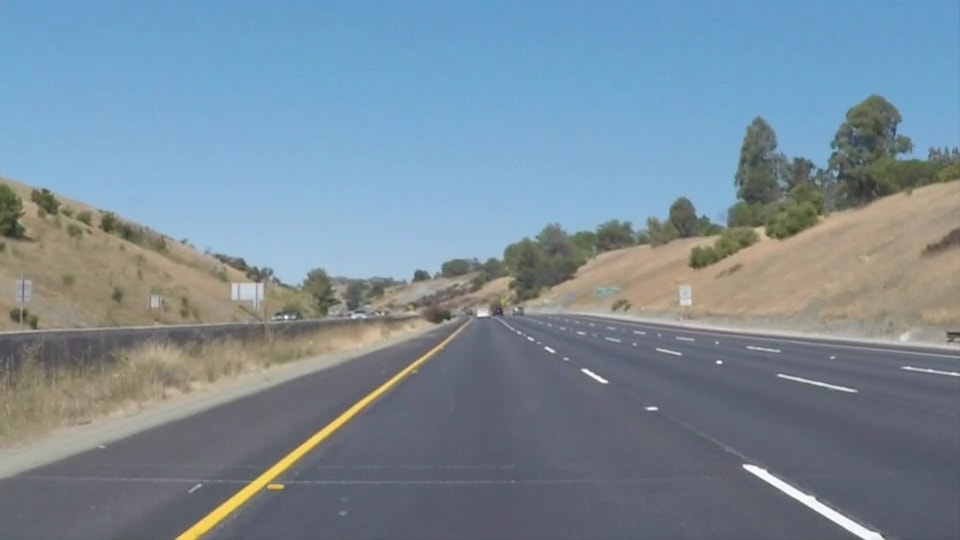
#> input picture test_images/whiteCarLaneSwitch.jpg, 960 x 540 px; its folder holds 6 pictures in this run
$ jupyter execute DetectCars.ipynb   (shell and % lines are left out)   (Python 2 division)
#> lines starting #> are read from the running program, lines starting #| are printed output that depends on the picture
[cell 1]
# Include required libraries
import cv2
import math
import numpy as np
import matplotlib.pyplot as plt
import matplotlib.image as mpimg
import os
print os.listdir("test_images/")

[cell 2]
def diffUpDown(img):
    # compare top and bottom size of the image
    # 1. cut image in two
    # 2. flip the top side
    # 3. resize to same size
    # 4. compare difference
    height, width, depth = img.shape
    half = height/2
    top = img[0:half, 0:width]
    bottom = img[half:half+half, 0:width]
    top = cv2.flip(top,1)
    bottom = cv2.resize(bottom, (32, 64))
    top = cv2.resize(top, (32, 64))
    return ( mse(top,bottom) )

def diffLeftRight(img):
    # compare left and right size of the image
    # 1. cut image in two
    # 2. flip the right side
    # 3. resize to same size
    # 4. compare difference
    height, width, depth = img.shape
    half = width/2
    left = img[0:height, 0:half]
    right = img[0:height, half:half + half-1]
    right = cv2.flip(right,1)
    left = cv2.resize(left, (32, 64))
    right = cv2.resize(right, (32, 64))
    return ( mse(left,right) )


def mse(imageA, imageB):
    err = np.sum((imageA.astype("float") - imageB.astype("float")) ** 2)
    err /= float(imageA.shape[0] * imageA.shape[1])
    return err

def isNewRoi(rx,ry,rw,rh,rectangles):
    for r in rectangles:
        if abs(r[0] - rx) < 40 and abs(r[1] - ry) < 40:
           return False
    return True

def detectRegionsOfInterest(frame, cascade):
    scaleDown = 2
    frameHeight, frameWidth, fdepth = frame.shape

    # Resize
    frame = cv2.resize(frame, (frameWidth/scaleDown, frameHeight/scaleDown))
    frameHeight, frameWidth, fdepth = frame.shape

    # haar detection.
    cars = cascade.detectMultiScale(frame, 1.2, 1)

    newRegions = []
    minY = int(frameHeight*0.3)

    # iterate regions of interest
    for (x,y,w,h) in cars:
            roi = [x,y,w,h]
            roiImage = frame[y:y+h, x:x+w]

            carWidth = roiImage.shape[0]
            if y > minY:
                diffX = diffLeftRight(roiImage)
                diffY = round(diffUpDown(roiImage))

                if diffX > 1600 and diffX < 3000 and diffY > 12000:
                    rx,ry,rw,rh = roi
                    newRegions.append( [rx*scaleDown,ry*scaleDown,rw*scaleDown,rh*scaleDown] )

    return newRegions

[cell 3]
def detectCars(img):
    rectangles = []
    cascade = cv2.CascadeClassifier('cars.xml')
    # [6 lines of commented-out code are left out]

    roi = [0,0,0,0]
    #frameCount = 0

    #while rval:
    #rval, frame = vc.read()
    frame = img
    frameHeight, frameWidth, fdepth = frame.shape

    newRegions = detectRegionsOfInterest(frame, cascade)
    for region in newRegions:
        if isNewRoi(region[0],region[1],region[2],region[3],rectangles):
            rectangles.append(region)

    for r in rectangles:
        cv2.rectangle(frame,(r[0],r[1]),(r[0]+r[2],r[1]+r[3]),(0,0,255),3)

    # [10 lines of commented-out code are left out]
    return frame

[cell 4]
# Reading in an image
image = mpimg.imread('test_images/whiteCarLaneSwitch.jpg')
#> image is the input picture: shape (540, 960, 3); mean R, G, B 121.2, 139.4, 152.9
processed_image = detectCars(image)
#> in detectRegionsOfInterest, `frame = cv2.resize(frame, (frameWidth/scaleDown, frameHeight/scaleDown))`:
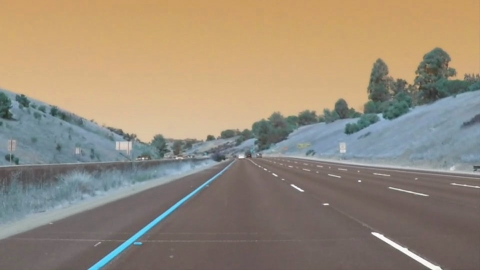
#> frame: shape (270, 480, 3); mean of channels 0, 1, 2 121.3, 139.5, 153; drawn as B, G, R
#> in detectRegionsOfInterest, `cars = cascade.detectMultiScale(frame, 1.2, 1)`: cars = [[336, 110, 32, 32]]
#> the loop in detectRegionsOfInterest, `for (x,y,w,h) in cars:` made 1 pass
#> (x, y, w, h, carWidth) on pass 1: (336, 110, 32, 32, 32)
#> pass 1, in detectRegionsOfInterest, `roiImage = frame[y:y+h, x:x+w]`:
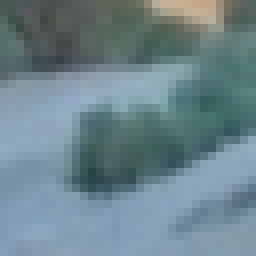
#> roiImage: shape (32, 32, 3) (shown 8 times larger); mean of channels 0, 1, 2 141, 132.2, 109; drawn as B, G, R
#> pass 1, in diffLeftRight, `right = cv2.resize(right, (32, 64))`:
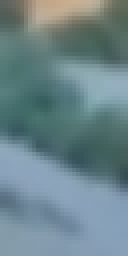
#> right: shape (64, 32, 3) (shown 4 times larger); mean of channels 0, 1, 2 138.3, 132.7, 107.6; drawn as B, G, R
#> pass 1, in diffUpDown, `bottom = cv2.resize(bottom, (32, 64))`:
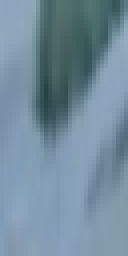
#> bottom: shape (64, 32, 3) (shown 4 times larger); mean of channels 0, 1, 2 157.6, 141, 115; drawn as B, G, R
#> after the loop in detectRegionsOfInterest, `for (x,y,w,h) in cars:`: newRegions = []
print plt.imshow(processed_image)
#| AxesImage(shape=(540, 960, 3))

[cell 5]
# Reading in an image
cars1 = mpimg.imread('test_images/cars1.jpg')
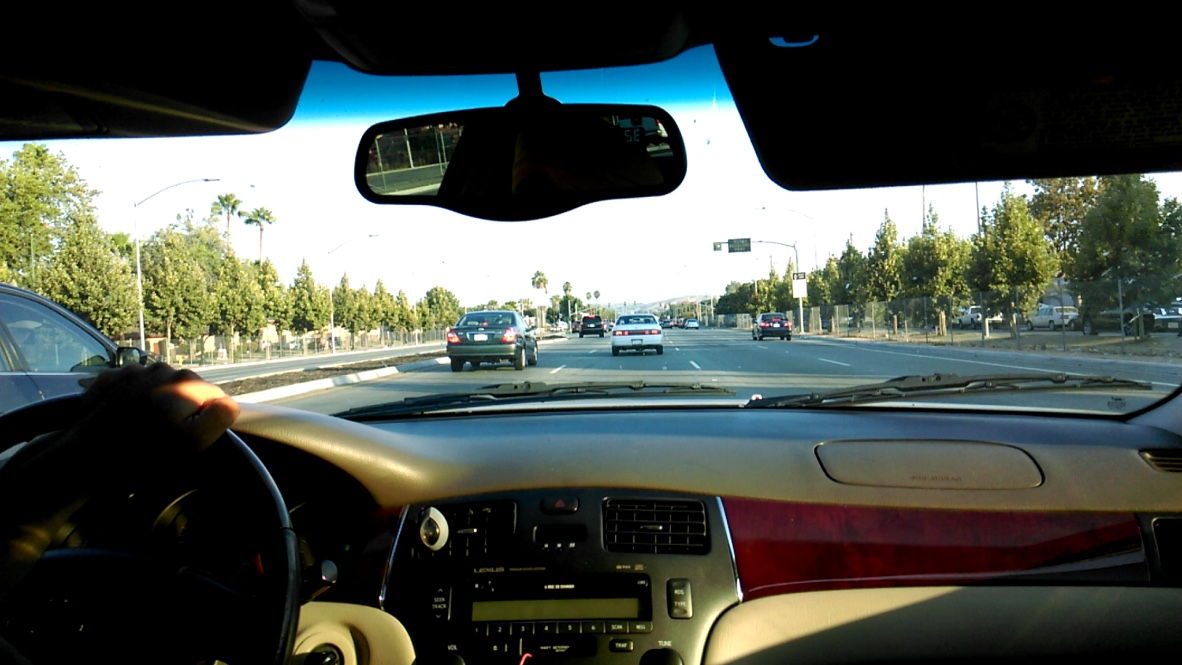
#> input picture test_images/cars1.jpg, 1182 x 665 px
#> cars1 is the input picture: shape (665, 1182, 3); mean R, G, B 75.8, 82.5, 75.5
processed_cars1 = detectCars(cars1)
#> in detectRegionsOfInterest (call 2), `frame = cv2.resize(frame, (frameWidth/scaleDown, frameHeight/scaleDown))`:
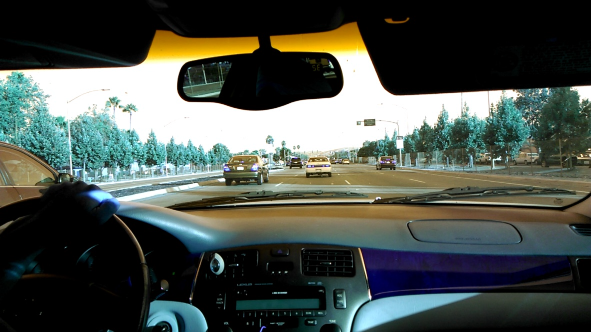
#> frame: shape (332, 591, 3); mean of channels 0, 1, 2 75.7, 82.4, 75.4; drawn as B, G, R
#> in detectRegionsOfInterest (call 2), `cars = cascade.detectMultiScale(frame, 1.2, 1)`: cars = [[368, 145, 35, 35], [297, 148, 42, 42], [294, 264, 46, 46], [509, 157, 55, 55], [364, 171, 50, 50]]
#> the loop in detectRegionsOfInterest (call 2), `for (x,y,w,h) in cars:` made 5 passes
#> (x, y, w, h, carWidth) on passes 1 to 5: (368, 145, 35, 35, 35), (297, 148, 42, 42, 42), (294, 264, 46, 46, 46), (509, 157, 55, 55, 55), (364, 171, 50, 50, 50)
#> pass 1, in detectRegionsOfInterest (call 2), `roiImage = frame[y:y+h, x:x+w]`:
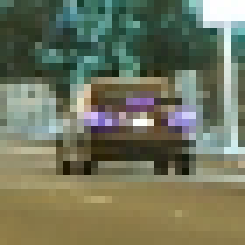
#> roiImage: shape (35, 35, 3) (shown 7 times larger); mean of channels 0, 1, 2 93.7, 116.9, 112; drawn as B, G, R
#> pass 1, in diffLeftRight (call 2), `right = cv2.resize(right, (32, 64))`:
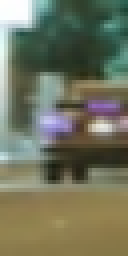
#> right: shape (64, 32, 3) (shown 4 times larger); mean of channels 0, 1, 2 93.9, 115.6, 112.1; drawn as B, G, R
#> pass 1, in diffUpDown (call 2), `bottom = cv2.resize(bottom, (32, 64))`:
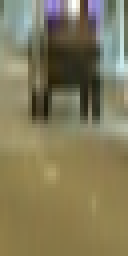
#> bottom: shape (64, 32, 3) (shown 4 times larger); mean of channels 0, 1, 2 91.1, 122.7, 130; drawn as B, G, R
#> after the loop in detectRegionsOfInterest (call 2), `for (x,y,w,h) in cars:`:
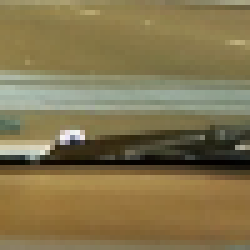
#> roiImage: shape (50, 50, 3) (shown 5 times larger); mean of channels 0, 1, 2 78.2, 116.7, 130.4; drawn as B, G, R
print plt.imshow(processed_cars1)
#| AxesImage(shape=(665, 1182, 3))
